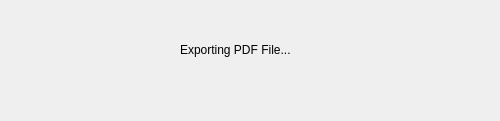
<?xml version="1.0" encoding="UTF-8"?>
<ui version="4.0">
 <class>Dialog</class>
 <widget class="QDialog" name="Dialog">
  <property name="geometry">
   <rect>
    <x>0</x>
    <y>0</y>
    <width>500</width>
    <height>121</height>
   </rect>
  </property>
  <property name="windowTitle">
   <string>Dialog</string>
  </property>
  <widget class="QLabel" name="label_3">
   <property name="geometry">
    <rect>
     <x>180</x>
     <y>40</y>
     <width>120</width>
     <height>20</height>
    </rect>
   </property>
   <property name="font">
    <font>
     <family>Segoe UI</family>
     <pointsize>9</pointsize>
    </font>
   </property>
   <property name="text">
    <string>Exporting PDF File...</string>
   </property>
   <property name="alignment">
    <set>Qt::AlignLeading|Qt::AlignLeft|Qt::AlignVCenter</set>
   </property>
  </widget>
 </widget>
 <resources/>
 <connections/>
</ui>
